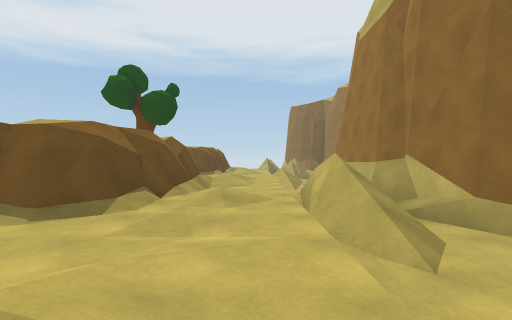
view 1 (above)

14 first-person views from a walk through a 3-D level made in the Unity game engine. The camera is 1.3 m above the floor, looks level and sees 85° across. The floor is counted in squares, 2 m on a side. Each view is taken from the middle of a square. On the plan, view 1 faces up. The plan holds only what a view shows up to about 9 squares ahead; the rest is blank. The place goes on beyond the plan.

view 2
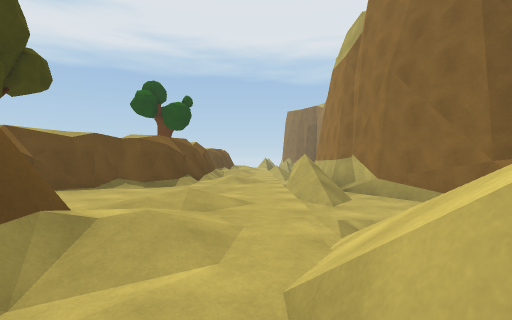

view 3
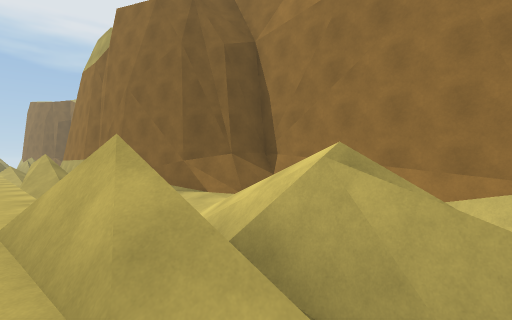

view 4
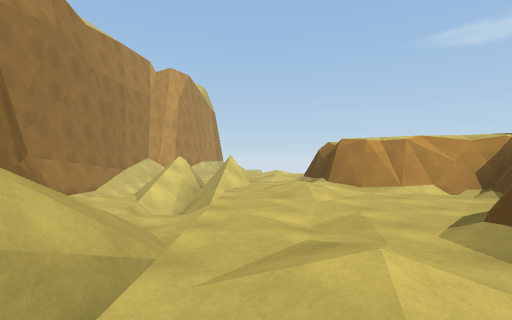

view 5
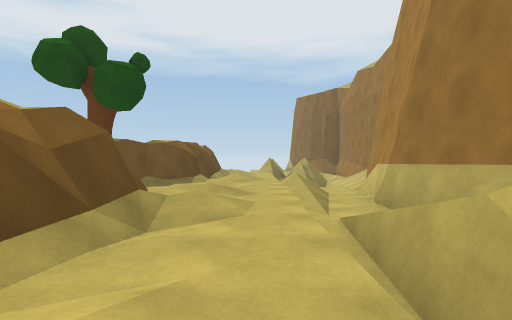

view 6
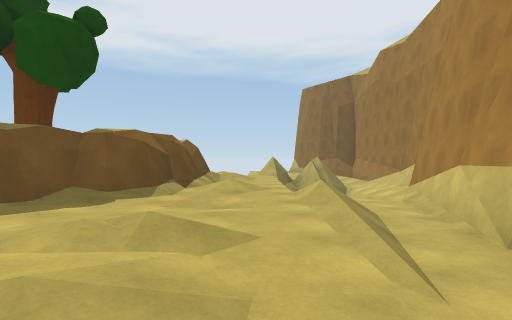

view 7
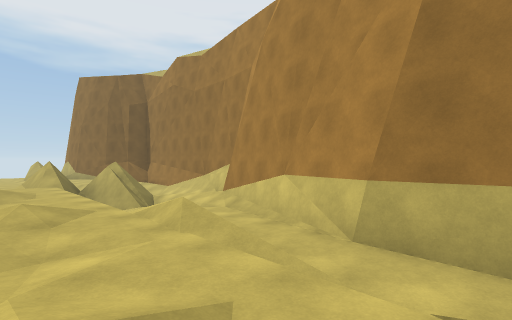

view 8
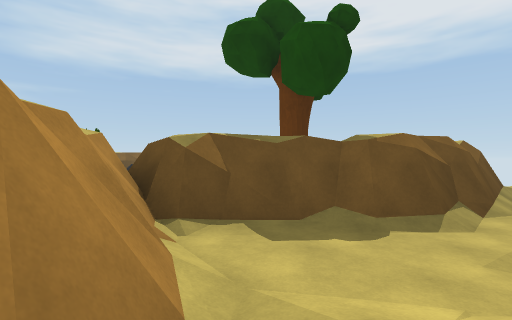

view 9
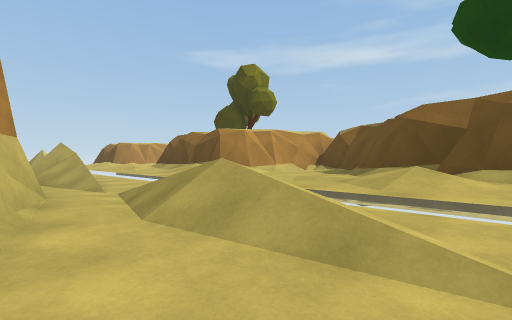

view 10
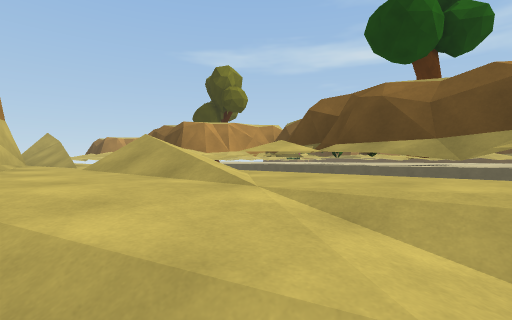

view 11
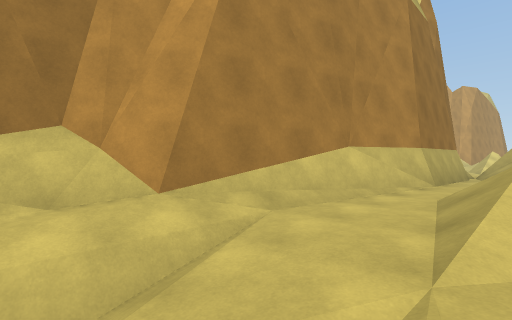

view 12
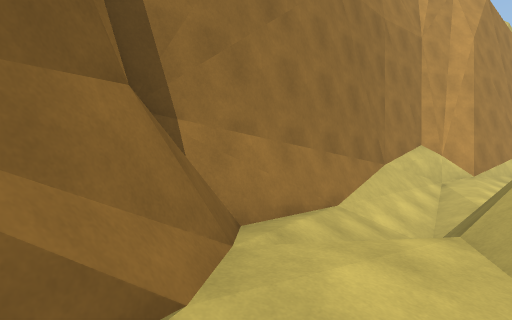

view 13
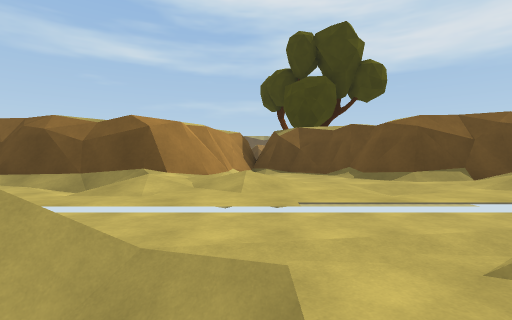

view 14
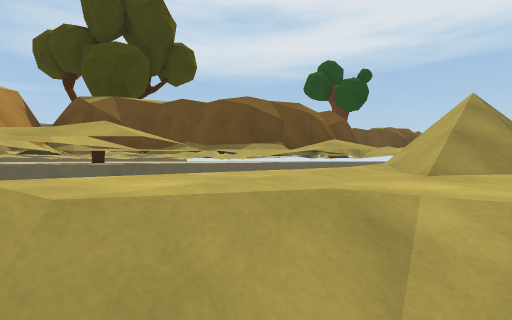

### Floor plan
Key: @ floor where view 1 was taken; # wall or solid block; . main floor; : floor 0.25 m higher than the main floor; - floor 0.25 m lower than the main floor; + floor 0.5 m higher than the main floor; _ floor 0.5 m lower than the main floor; < floor 0.75 m lower than the main floor; / step, stairs or slope; = window, fence, low wall or low ledge; v drop or lower ground; T tree; O other object.
Columns run from 7 left of view 1 to 6 right of it. Each row starts with its distance up from view 1.
 16      #/.<//_#
 15  ... #.._</-#
 14  TT. #..__<##
 13  ..  #::/__#
 12  O ###../_/#
 11    #/.../_##
 10   ##..../_#
  9   ###.:.__#
  8     ##+.__#
  7      #-.__#
  6      #..=_#
  5      #:.#=#
  4     ##..==#
  3 T  ##...//##
  2   ##....___#
  1   #/..:._/_##
  0   ####:@//</#
 -1      #..////#
 -2      #-//v//#
 -3      #..=v#/##
 -4      # .==#//#
 -5        . = //#
 -6            _##
 -7            _#
 -8            /#
 -9            ##
-10            #

Where each view was taken, in squares from view 1:
view 1: 0 up, 0 right, facing up
view 2: 3 down, 0 right, facing up
view 3: 5 down, 0 right, facing up-right
view 4: 6 up, 0 right, facing down
view 5: 4 up, 0 right, facing up
view 6: 7 up, 0 right, facing up
view 7: 8 up, 1 left, facing up-right
view 8: 8 up, 1 left, facing up-left
view 9: 14 up, 3 right, facing down-left
view 10: 16 up, 3 right, facing down-left
view 11: 16 up, 1 right, facing down-right
view 12: 1 up, 3 right, facing down-right
view 13: 1 up, 3 right, facing left
view 14: 0 up, 2 right, facing up-left
